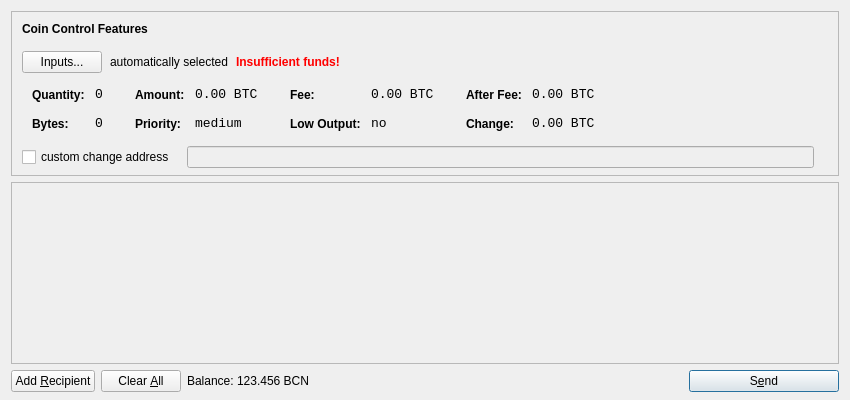
<?xml version="1.0" encoding="UTF-8"?>
<ui version="4.0">
 <class>SendCoinsDialog</class>
 <widget class="QDialog" name="SendCoinsDialog">
  <property name="geometry">
   <rect>
    <x>0</x>
    <y>0</y>
    <width>850</width>
    <height>400</height>
   </rect>
  </property>
  <property name="windowTitle">
   <string>Send Coins</string>
  </property>
  <layout class="QVBoxLayout" name="verticalLayout" stretch="0,1,0">
   <property name="bottomMargin">
    <number>8</number>
   </property>
   <item>
    <widget class="QFrame" name="frameCoinControl">
     <property name="sizePolicy">
      <sizepolicy hsizetype="Expanding" vsizetype="Expanding">
       <horstretch>0</horstretch>
       <verstretch>0</verstretch>
      </sizepolicy>
     </property>
     <property name="maximumSize">
      <size>
       <width>16777215</width>
       <height>16777215</height>
      </size>
     </property>
     <property name="frameShape">
      <enum>QFrame::StyledPanel</enum>
     </property>
     <property name="frameShadow">
      <enum>QFrame::Sunken</enum>
     </property>
     <layout class="QVBoxLayout" name="verticalLayoutCoinControl2">
      <property name="spacing">
       <number>-1</number>
      </property>
      <property name="leftMargin">
       <number>0</number>
      </property>
      <property name="topMargin">
       <number>0</number>
      </property>
      <property name="rightMargin">
       <number>0</number>
      </property>
      <property name="bottomMargin">
       <number>6</number>
      </property>
      <item>
       <layout class="QVBoxLayout" name="verticalLayoutCoinControl" stretch="0,0,0,0,1">
        <property name="spacing">
         <number>0</number>
        </property>
        <property name="leftMargin">
         <number>10</number>
        </property>
        <property name="topMargin">
         <number>10</number>
        </property>
        <item>
         <layout class="QHBoxLayout" name="horizontalLayoutCoinControl1">
          <property name="bottomMargin">
           <number>15</number>
          </property>
          <item>
           <widget class="QLabel" name="labelCoinControlFeatures">
            <property name="sizePolicy">
             <sizepolicy hsizetype="Preferred" vsizetype="Maximum">
              <horstretch>0</horstretch>
              <verstretch>0</verstretch>
             </sizepolicy>
            </property>
            <property name="font">
             <font>
              <weight>75</weight>
              <bold>true</bold>
             </font>
            </property>
            <property name="styleSheet">
             <string notr="true">font-weight:bold;</string>
            </property>
            <property name="text">
             <string>Coin Control Features</string>
            </property>
           </widget>
          </item>
         </layout>
        </item>
        <item>
         <layout class="QHBoxLayout" name="horizontalLayoutCoinControl2" stretch="0,0,0,0">
          <property name="spacing">
           <number>8</number>
          </property>
          <property name="bottomMargin">
           <number>10</number>
          </property>
          <item>
           <widget class="QPushButton" name="pushButtonCoinControl">
            <property name="styleSheet">
             <string notr="true"/>
            </property>
            <property name="text">
             <string>Inputs...</string>
            </property>
           </widget>
          </item>
          <item>
           <widget class="QLabel" name="labelCoinControlAutomaticallySelected">
            <property name="text">
             <string>automatically selected</string>
            </property>
            <property name="margin">
             <number>5</number>
            </property>
           </widget>
          </item>
          <item>
           <widget class="QLabel" name="labelCoinControlInsuffFunds">
            <property name="font">
             <font>
              <weight>75</weight>
              <bold>true</bold>
             </font>
            </property>
            <property name="styleSheet">
             <string notr="true">color:red;font-weight:bold;</string>
            </property>
            <property name="text">
             <string>Insufficient funds!</string>
            </property>
            <property name="margin">
             <number>5</number>
            </property>
           </widget>
          </item>
          <item>
           <spacer name="horizontalSpacerCoinControl">
            <property name="orientation">
             <enum>Qt::Horizontal</enum>
            </property>
            <property name="sizeHint" stdset="0">
             <size>
              <width>40</width>
              <height>1</height>
             </size>
            </property>
           </spacer>
          </item>
         </layout>
        </item>
        <item>
         <widget class="QWidget" name="widgetCoinControl" native="true">
          <property name="sizePolicy">
           <sizepolicy hsizetype="Preferred" vsizetype="Preferred">
            <horstretch>0</horstretch>
            <verstretch>0</verstretch>
           </sizepolicy>
          </property>
          <property name="minimumSize">
           <size>
            <width>0</width>
            <height>0</height>
           </size>
          </property>
          <property name="styleSheet">
           <string notr="true"/>
          </property>
          <layout class="QHBoxLayout" name="horizontalLayoutCoinControl5">
           <property name="margin">
            <number>0</number>
           </property>
           <item>
            <layout class="QHBoxLayout" name="horizontalLayoutCoinControl3" stretch="0,0,0,1">
             <property name="spacing">
              <number>20</number>
             </property>
             <property name="topMargin">
              <number>0</number>
             </property>
             <property name="bottomMargin">
              <number>10</number>
             </property>
             <item>
              <layout class="QFormLayout" name="formLayoutCoinControl1">
               <property name="horizontalSpacing">
                <number>10</number>
               </property>
               <property name="verticalSpacing">
                <number>14</number>
               </property>
               <property name="leftMargin">
                <number>10</number>
               </property>
               <property name="topMargin">
                <number>4</number>
               </property>
               <property name="rightMargin">
                <number>6</number>
               </property>
               <item row="0" column="0">
                <widget class="QLabel" name="labelCoinControlQuantityText">
                 <property name="styleSheet">
                  <string notr="true">font-weight:bold;</string>
                 </property>
                 <property name="text">
                  <string>Quantity:</string>
                 </property>
                 <property name="margin">
                  <number>0</number>
                 </property>
                </widget>
               </item>
               <item row="0" column="1">
                <widget class="QLabel" name="labelCoinControlQuantity">
                 <property name="font">
                  <font>
                   <family>Monospace</family>
                   <pointsize>10</pointsize>
                  </font>
                 </property>
                 <property name="cursor">
                  <cursorShape>IBeamCursor</cursorShape>
                 </property>
                 <property name="contextMenuPolicy">
                  <enum>Qt::ActionsContextMenu</enum>
                 </property>
                 <property name="text">
                  <string notr="true">0</string>
                 </property>
                 <property name="margin">
                  <number>0</number>
                 </property>
                 <property name="textInteractionFlags">
                  <set>Qt::LinksAccessibleByMouse|Qt::TextSelectableByKeyboard|Qt::TextSelectableByMouse</set>
                 </property>
                </widget>
               </item>
               <item row="1" column="0">
                <widget class="QLabel" name="labelCoinControlBytesText">
                 <property name="styleSheet">
                  <string notr="true">font-weight:bold;</string>
                 </property>
                 <property name="text">
                  <string>Bytes:</string>
                 </property>
                </widget>
               </item>
               <item row="1" column="1">
                <widget class="QLabel" name="labelCoinControlBytes">
                 <property name="font">
                  <font>
                   <family>Monospace</family>
                   <pointsize>10</pointsize>
                  </font>
                 </property>
                 <property name="cursor">
                  <cursorShape>IBeamCursor</cursorShape>
                 </property>
                 <property name="contextMenuPolicy">
                  <enum>Qt::ActionsContextMenu</enum>
                 </property>
                 <property name="text">
                  <string notr="true">0</string>
                 </property>
                 <property name="textInteractionFlags">
                  <set>Qt::LinksAccessibleByMouse|Qt::TextSelectableByKeyboard|Qt::TextSelectableByMouse</set>
                 </property>
                </widget>
               </item>
              </layout>
             </item>
             <item>
              <layout class="QFormLayout" name="formLayoutCoinControl2">
               <property name="horizontalSpacing">
                <number>10</number>
               </property>
               <property name="verticalSpacing">
                <number>14</number>
               </property>
               <property name="leftMargin">
                <number>6</number>
               </property>
               <property name="topMargin">
                <number>4</number>
               </property>
               <property name="rightMargin">
                <number>6</number>
               </property>
               <item row="0" column="0">
                <widget class="QLabel" name="labelCoinControlAmountText">
                 <property name="styleSheet">
                  <string notr="true">font-weight:bold;</string>
                 </property>
                 <property name="text">
                  <string>Amount:</string>
                 </property>
                 <property name="margin">
                  <number>0</number>
                 </property>
                </widget>
               </item>
               <item row="0" column="1">
                <widget class="QLabel" name="labelCoinControlAmount">
                 <property name="font">
                  <font>
                   <family>Monospace</family>
                   <pointsize>10</pointsize>
                  </font>
                 </property>
                 <property name="cursor">
                  <cursorShape>IBeamCursor</cursorShape>
                 </property>
                 <property name="contextMenuPolicy">
                  <enum>Qt::ActionsContextMenu</enum>
                 </property>
                 <property name="text">
                  <string notr="true">0.00 BTC</string>
                 </property>
                 <property name="textInteractionFlags">
                  <set>Qt::LinksAccessibleByMouse|Qt::TextSelectableByKeyboard|Qt::TextSelectableByMouse</set>
                 </property>
                </widget>
               </item>
               <item row="1" column="0">
                <widget class="QLabel" name="labelCoinControlPriorityText">
                 <property name="styleSheet">
                  <string notr="true">font-weight:bold;</string>
                 </property>
                 <property name="text">
                  <string>Priority:</string>
                 </property>
                </widget>
               </item>
               <item row="1" column="1">
                <widget class="QLabel" name="labelCoinControlPriority">
                 <property name="font">
                  <font>
                   <family>Monospace</family>
                   <pointsize>10</pointsize>
                  </font>
                 </property>
                 <property name="cursor">
                  <cursorShape>IBeamCursor</cursorShape>
                 </property>
                 <property name="contextMenuPolicy">
                  <enum>Qt::ActionsContextMenu</enum>
                 </property>
                 <property name="text">
                  <string>medium</string>
                 </property>
                 <property name="textInteractionFlags">
                  <set>Qt::LinksAccessibleByMouse|Qt::TextSelectableByKeyboard|Qt::TextSelectableByMouse</set>
                 </property>
                </widget>
               </item>
              </layout>
             </item>
             <item>
              <layout class="QFormLayout" name="formLayoutCoinControl3">
               <property name="horizontalSpacing">
                <number>10</number>
               </property>
               <property name="verticalSpacing">
                <number>14</number>
               </property>
               <property name="leftMargin">
                <number>6</number>
               </property>
               <property name="topMargin">
                <number>4</number>
               </property>
               <property name="rightMargin">
                <number>6</number>
               </property>
               <item row="0" column="0">
                <widget class="QLabel" name="labelCoinControlFeeText">
                 <property name="styleSheet">
                  <string notr="true">font-weight:bold;</string>
                 </property>
                 <property name="text">
                  <string>Fee:</string>
                 </property>
                 <property name="margin">
                  <number>0</number>
                 </property>
                </widget>
               </item>
               <item row="0" column="1">
                <widget class="QLabel" name="labelCoinControlFee">
                 <property name="font">
                  <font>
                   <family>Monospace</family>
                   <pointsize>10</pointsize>
                  </font>
                 </property>
                 <property name="cursor">
                  <cursorShape>IBeamCursor</cursorShape>
                 </property>
                 <property name="contextMenuPolicy">
                  <enum>Qt::ActionsContextMenu</enum>
                 </property>
                 <property name="text">
                  <string notr="true">0.00 BTC</string>
                 </property>
                 <property name="textInteractionFlags">
                  <set>Qt::LinksAccessibleByMouse|Qt::TextSelectableByKeyboard|Qt::TextSelectableByMouse</set>
                 </property>
                </widget>
               </item>
               <item row="1" column="0">
                <widget class="QLabel" name="labelCoinControlLowOutputText">
                 <property name="styleSheet">
                  <string notr="true">font-weight:bold;</string>
                 </property>
                 <property name="text">
                  <string>Low Output:</string>
                 </property>
                </widget>
               </item>
               <item row="1" column="1">
                <widget class="QLabel" name="labelCoinControlLowOutput">
                 <property name="font">
                  <font>
                   <family>Monospace</family>
                   <pointsize>10</pointsize>
                  </font>
                 </property>
                 <property name="cursor">
                  <cursorShape>IBeamCursor</cursorShape>
                 </property>
                 <property name="contextMenuPolicy">
                  <enum>Qt::ActionsContextMenu</enum>
                 </property>
                 <property name="text">
                  <string>no</string>
                 </property>
                 <property name="textInteractionFlags">
                  <set>Qt::LinksAccessibleByMouse|Qt::TextSelectableByKeyboard|Qt::TextSelectableByMouse</set>
                 </property>
                </widget>
               </item>
              </layout>
             </item>
             <item>
              <layout class="QFormLayout" name="formLayoutCoinControl4">
               <property name="horizontalSpacing">
                <number>10</number>
               </property>
               <property name="verticalSpacing">
                <number>14</number>
               </property>
               <property name="leftMargin">
                <number>6</number>
               </property>
               <property name="topMargin">
                <number>4</number>
               </property>
               <property name="rightMargin">
                <number>6</number>
               </property>
               <item row="0" column="0">
                <widget class="QLabel" name="labelCoinControlAfterFeeText">
                 <property name="styleSheet">
                  <string notr="true">font-weight:bold;</string>
                 </property>
                 <property name="text">
                  <string>After Fee:</string>
                 </property>
                 <property name="margin">
                  <number>0</number>
                 </property>
                </widget>
               </item>
               <item row="0" column="1">
                <widget class="QLabel" name="labelCoinControlAfterFee">
                 <property name="font">
                  <font>
                   <family>Monospace</family>
                   <pointsize>10</pointsize>
                  </font>
                 </property>
                 <property name="cursor">
                  <cursorShape>IBeamCursor</cursorShape>
                 </property>
                 <property name="contextMenuPolicy">
                  <enum>Qt::ActionsContextMenu</enum>
                 </property>
                 <property name="text">
                  <string notr="true">0.00 BTC</string>
                 </property>
                 <property name="textInteractionFlags">
                  <set>Qt::LinksAccessibleByMouse|Qt::TextSelectableByKeyboard|Qt::TextSelectableByMouse</set>
                 </property>
                </widget>
               </item>
               <item row="1" column="0">
                <widget class="QLabel" name="labelCoinControlChangeText">
                 <property name="styleSheet">
                  <string notr="true">font-weight:bold;</string>
                 </property>
                 <property name="text">
                  <string>Change:</string>
                 </property>
                </widget>
               </item>
               <item row="1" column="1">
                <widget class="QLabel" name="labelCoinControlChange">
                 <property name="font">
                  <font>
                   <family>Monospace</family>
                   <pointsize>10</pointsize>
                  </font>
                 </property>
                 <property name="cursor">
                  <cursorShape>IBeamCursor</cursorShape>
                 </property>
                 <property name="contextMenuPolicy">
                  <enum>Qt::ActionsContextMenu</enum>
                 </property>
                 <property name="text">
                  <string notr="true">0.00 BTC</string>
                 </property>
                 <property name="textInteractionFlags">
                  <set>Qt::LinksAccessibleByMouse|Qt::TextSelectableByKeyboard|Qt::TextSelectableByMouse</set>
                 </property>
                </widget>
               </item>
              </layout>
             </item>
            </layout>
           </item>
          </layout>
         </widget>
        </item>
        <item>
         <layout class="QHBoxLayout" name="horizontalLayoutCoinControl4" stretch="0,0,0">
          <property name="spacing">
           <number>12</number>
          </property>
          <property name="sizeConstraint">
           <enum>QLayout::SetDefaultConstraint</enum>
          </property>
          <property name="topMargin">
           <number>5</number>
          </property>
          <property name="rightMargin">
           <number>5</number>
          </property>
          <item>
           <widget class="QCheckBox" name="checkBoxCoinControlChange">
            <property name="text">
             <string>custom change address</string>
            </property>
           </widget>
          </item>
          <item>
           <widget class="QLineEdit" name="lineEditCoinControlChange">
            <property name="enabled">
             <bool>false</bool>
            </property>
            <property name="sizePolicy">
             <sizepolicy hsizetype="Expanding" vsizetype="Fixed">
              <horstretch>0</horstretch>
              <verstretch>0</verstretch>
             </sizepolicy>
            </property>
           </widget>
          </item>
          <item>
           <widget class="QLabel" name="labelCoinControlChangeLabel">
            <property name="sizePolicy">
             <sizepolicy hsizetype="Preferred" vsizetype="Expanding">
              <horstretch>0</horstretch>
              <verstretch>0</verstretch>
             </sizepolicy>
            </property>
            <property name="minimumSize">
             <size>
              <width>0</width>
              <height>0</height>
             </size>
            </property>
            <property name="text">
             <string/>
            </property>
            <property name="margin">
             <number>3</number>
            </property>
           </widget>
          </item>
         </layout>
        </item>
        <item>
         <spacer name="verticalSpacerCoinControl">
          <property name="orientation">
           <enum>Qt::Vertical</enum>
          </property>
          <property name="sizeHint" stdset="0">
           <size>
            <width>800</width>
            <height>1</height>
           </size>
          </property>
         </spacer>
        </item>
       </layout>
      </item>
     </layout>
    </widget>
   </item>
   <item>
    <widget class="QScrollArea" name="scrollArea">
     <property name="widgetResizable">
      <bool>true</bool>
     </property>
     <widget class="QWidget" name="scrollAreaWidgetContents">
      <property name="geometry">
       <rect>
        <x>0</x>
        <y>0</y>
        <width>830</width>
        <height>165</height>
       </rect>
      </property>
      <layout class="QVBoxLayout" name="verticalLayout_2">
       <property name="margin">
        <number>0</number>
       </property>
       <item>
        <layout class="QVBoxLayout" name="entries">
         <property name="spacing">
          <number>6</number>
         </property>
        </layout>
       </item>
       <item>
        <spacer name="verticalSpacer">
         <property name="orientation">
          <enum>Qt::Vertical</enum>
         </property>
         <property name="sizeHint" stdset="0">
          <size>
           <width>20</width>
           <height>40</height>
          </size>
         </property>
        </spacer>
       </item>
      </layout>
     </widget>
    </widget>
   </item>
   <item>
    <layout class="QHBoxLayout" name="horizontalLayout">
     <item>
      <widget class="QPushButton" name="addButton">
       <property name="toolTip">
        <string>Send to multiple recipients at once</string>
       </property>
       <property name="text">
        <string>Add &amp;Recipient</string>
       </property>
       <property name="icon">
        <iconset resource="../bitcoin.qrc">
         <normaloff>:/icons/add</normaloff>:/icons/add</iconset>
       </property>
       <property name="autoDefault">
        <bool>false</bool>
       </property>
      </widget>
     </item>
     <item>
      <widget class="QPushButton" name="clearButton">
       <property name="sizePolicy">
        <sizepolicy hsizetype="Minimum" vsizetype="Fixed">
         <horstretch>0</horstretch>
         <verstretch>0</verstretch>
        </sizepolicy>
       </property>
       <property name="toolTip">
        <string>Remove all transaction fields</string>
       </property>
       <property name="text">
        <string>Clear &amp;All</string>
       </property>
       <property name="icon">
        <iconset resource="../bitcoin.qrc">
         <normaloff>:/icons/remove</normaloff>:/icons/remove</iconset>
       </property>
       <property name="autoRepeatDelay">
        <number>300</number>
       </property>
       <property name="autoDefault">
        <bool>false</bool>
       </property>
      </widget>
     </item>
     <item>
      <layout class="QHBoxLayout" name="horizontalLayout_2">
       <property name="spacing">
        <number>3</number>
       </property>
       <item>
        <widget class="QLabel" name="label">
         <property name="text">
          <string>Balance:</string>
         </property>
        </widget>
       </item>
       <item>
        <widget class="QLabel" name="labelBalance">
         <property name="cursor">
          <cursorShape>IBeamCursor</cursorShape>
         </property>
         <property name="text">
          <string>123.456 BCN</string>
         </property>
         <property name="textInteractionFlags">
          <set>Qt::LinksAccessibleByMouse|Qt::TextSelectableByKeyboard|Qt::TextSelectableByMouse</set>
         </property>
        </widget>
       </item>
      </layout>
     </item>
     <item>
      <spacer name="horizontalSpacer">
       <property name="orientation">
        <enum>Qt::Horizontal</enum>
       </property>
       <property name="sizeHint" stdset="0">
        <size>
         <width>40</width>
         <height>20</height>
        </size>
       </property>
      </spacer>
     </item>
     <item>
      <widget class="QPushButton" name="sendButton">
       <property name="minimumSize">
        <size>
         <width>150</width>
         <height>0</height>
        </size>
       </property>
       <property name="toolTip">
        <string>Confirm the send action</string>
       </property>
       <property name="text">
        <string>S&amp;end</string>
       </property>
       <property name="icon">
        <iconset resource="../bitcoin.qrc">
         <normaloff>:/icons/send</normaloff>:/icons/send</iconset>
       </property>
       <property name="default">
        <bool>true</bool>
       </property>
      </widget>
     </item>
    </layout>
   </item>
  </layout>
 </widget>
 <resources>
  <include location="../bitcoin.qrc"/>
 </resources>
 <connections/>
</ui>
